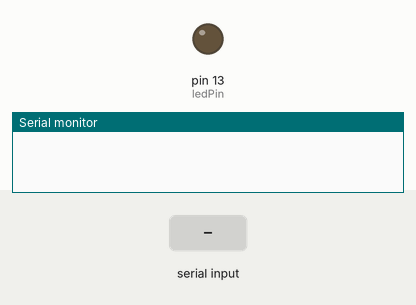
Bench run of a sketch on a simulated Arduino Uno, built with avr-gcc and run on an emulated ATmega328P. On the bench: output pins drawn as LEDs (lit = HIGH), the last lines printed to the serial monitor. The inputs (shaded band) are chosen by the test bench. EEPROM starts erased.

Above: at 1.2 s.
1.3 s: "DONE\n" received over Serial
2.8 s: "DONE\n" received over Serial
At 3.6 s:
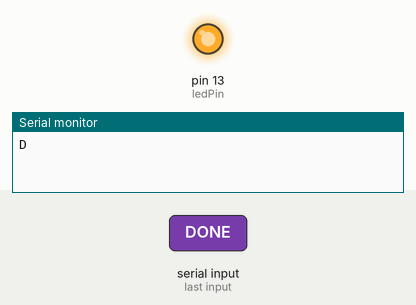
5.3 s: byte 65 ('A') received over Serial
At 19.16 s:
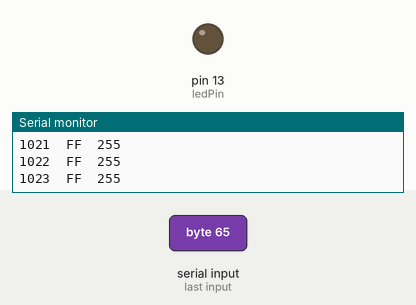
Timing chart, 0 to 19.4 s (numbered marks = the images above; inputs shaded):
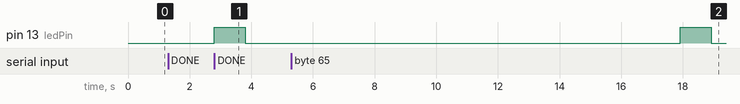

The sketch:

arduino_file.ino
```cpp
//FOR READING CONTENT OF ARDUINO EEPROM

#include <EEPROM.h>
#include <string.h>


//A=display bytes human form
//B=potentially send byte data to python
//C=send bit data to python
//D=write to eeprom


// bool operationStart = false;
bool STARTreadEepromHuman = false;
bool STARTreadBytesDEC = false;
bool STARTreadEEpromBits = false;
bool STARTsaveToEeprom=false;
const int ledPin = 13;

void setup() {
  // Initialize serial communication
  Serial.begin(9600);
  pinMode(ledPin, OUTPUT);
}

void signalOperationEnd(){
  digitalWrite(ledPin, HIGH);
  delay(1000);
  digitalWrite(ledPin, LOW);
}


//read all bytes from eeprom, for humans
void readEepromHuman() {
  for (int address = 0; address < EEPROM.length(); address++) {
    byte value = EEPROM.read(address);

    Serial.print(address);
    Serial.print("\t");
    Serial.print(value, HEX);
    Serial.print("\t");
    Serial.print(value, DEC);
    Serial.println();
  }
  signalOperationEnd();
}

//read bytes from eeprom
void readBytesDEC() {
  for (int address = 0; address < EEPROM.length(); address++) {
    byte value = EEPROM.read(address);
    Serial.println(value, DEC);
  }
  Serial.println("DONE");
  signalOperationEnd();
}

//read bits from eeprom, used for saving eeprom data
void readEEpromBits() {
  for (int address = 0; address < EEPROM.length(); address++) {
    byte value = EEPROM.read(address);
    // Serial.print("Address ");
    // Serial.print(address);
    // Serial.print(": ");

    for (int bit = 7; bit >= 0; bit--) { // Print bits from MSB to LSB
      Serial.println((value >> bit) & 0x01);
    }
    //Serial.println();
  }
   Serial.println("DONE");
   signalOperationEnd();
}

void saveToEeprom() {
  int address = 0;
  while (true) {
    if (Serial.available() > 0) {
      String command = Serial.readStringUntil('\n');
      command.trim(); // Remove any trailing whitespace

      if (command == "DONE") {
        // Signal operation end but do not save 'DONE' to EEPROM
        signalOperationEnd();
        return;
      } else {
        int value = command.toInt();
        if (address < EEPROM.length()) {
          EEPROM.update(address, value);
          address++;
        }
      }
    }
  }
}

void loop() {
  if (Serial.available() > 0) {
    char command = Serial.read();
    Serial.println(command);

    if(command=='A'){
      STARTreadEepromHuman=true;
    }
    if (command == 'B') {
      STARTreadBytesDEC = true;
    }
    if(command=='C'){
      STARTreadEEpromBits=true;
    }
    if(command=='D'){
      STARTsaveToEeprom=true;
    }
  }

  if(STARTreadEepromHuman){
    readEepromHuman();
    STARTreadEepromHuman=false;
  }
  if(STARTreadBytesDEC){
    readBytesDEC();
    STARTreadBytesDEC=false;
  }
  if(STARTreadEEpromBits){
    readEEpromBits();
    STARTreadEEpromBits=false;
  }
  if(STARTsaveToEeprom){
    saveToEeprom();
    STARTsaveToEeprom=false;
  }
}
```

Measured:
- after the input at 2.8 s, pin 13 (ledPin): LOW → HIGH at once, → LOW 1.0 s later
- after the input at 5.3 s, pin 13 (ledPin): LOW → HIGH after 12.6 s, → LOW 1.0 s later
